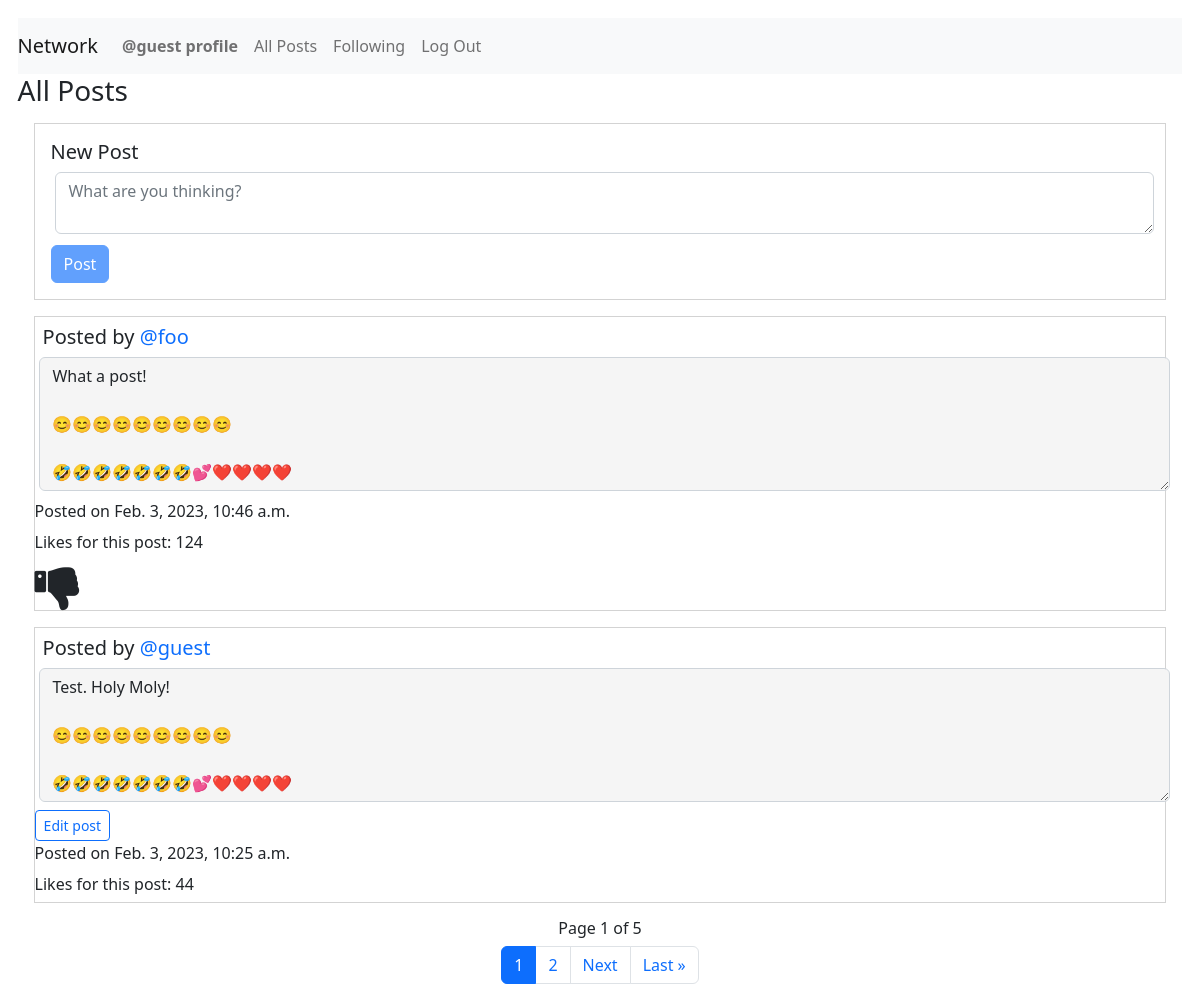
Page /allPosts (signed in) on the earlier database version.
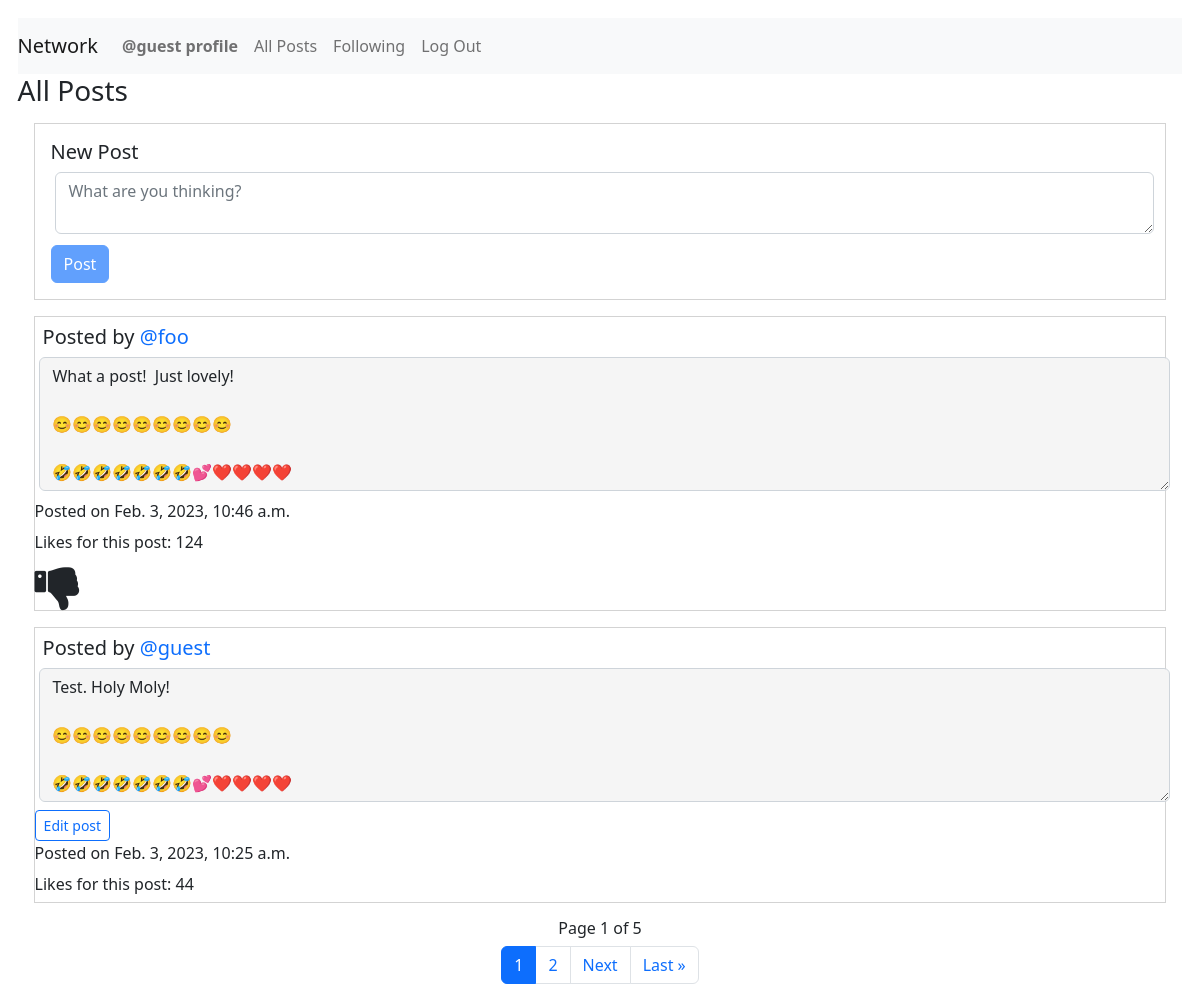
Same page on the later database version.
### network/models.py (models this page shows, shortened)
class Posts(models.Model):
    creator = models.ForeignKey(
        User, on_delete=models.PROTECT, related_name="get_creator", blank=False)
    content = models.TextField(max_length=600)
    createdDate = models.DateTimeField(auto_now_add=True)
    likedUser = models.ManyToManyField(
        User, related_name="get_liked_users", blank=True)
    numberLikes = models.PositiveIntegerField(blank=True, default=0)

class User(AbstractUser):
    pass
    def __str__(self) -> str:
        return f"User Name: {self.username} - User ID: {self.id}"

### network/views.py (the view)
# urls.py: path("allPosts", views.djangoAllPosts, name="djangoAllPosts"),
@login_required
def djangoAllPosts(request):
    print("In DjangoAllPosts")
    user = request.user
    userLoggedIn = request.user.username
    user_id = request.user.id
    userName = User.objects.get(id=user_id)
    print(userName)
    print(user)
    print(userLoggedIn)
    postings = Posts.objects.filter().order_by('-createdDate')
    postsPagination = postings
    paginator = Paginator(postsPagination, 2)
    page_number = request.GET.get('page', '1')
    page_obj = paginator.get_page(page_number)
    likeList = returnlikeList(request)
    return render(request, "network/allPosts.html", {"page_obj": page_obj, "postings": postings, "likeList": likeList})

### network/views.py (called while the page is built)
def returnlikeList(request):
    user_id = request.user.id
    likedUser = Posts.objects.filter(likedUser=user_id)
    print(likedUser)
    likeList = []
    for like in likedUser:
        currentObject = User.objects.get(id=user_id)
        print(currentObject.id)
        print(like.id)
        likeList.append(like.id)
    return likeList

### network/templates/network/allPosts.html (shortened to what this page needs)
{% extends "network/layout.html" %}
{% load static %}
{% block body %}
<div id="post-view">
    <h3>All Posts</h3>
    <div id="posty">
        <form id="post-form" action="{% url 'saveDjangoNewPost' %}" method="post">
            <h5>New Post</h5>
            <textarea class="form-control" id="post-body" placeholder="What are you thinking?" name="postContent"
                onkeyup="disableNewPostButton()"></textarea>
            <input type="submit" id="post-button" class="btn btn-primary" value="Post" />
        </form>
    </div>
    {% for post in page_obj %}
    <div id="allPostings">
        <div class="post{{forloop.counter0}}">
            <h5 class="creator">Posted by <a
                    href="{% url 'getProfile' post.creator.username %}">{{post.creator.username}}</a></h5><textarea
                class="form-control content{{forloop.counter0}}" id="readonlyContent{{forloop.counter0}}" rows="5"
                readonly="true">{{post.content}}</textarea>
            {% if post.creator.username == user.username %}
            <button class="btn btn-sm btn-outline-primary edit{{forloop.counter0}}" id="editButton{{forloop.counter0}}"
                onclick="editPost('{{post.id}}')">Edit post</button>
            {% endif %}
            <p class="timestamp{{forloop.counter0}}">Posted on {{post.createdDate}}</p>
            <p id="numberLikes{{forloop.counter0}}" class="numberLikes{{forloop.counter0}}">Likes for this post:
                {{post.numberLikes}}</p>
            {% if post.id in likeList and post.creator.username != user.username %}
            <i class="fa fa-thumbs-up {{forloop.counter0}}" id="thumbsUp{{forloop.counter0}}" aria-hidden="true"
                onclick="likePost('{{post.id}}', '{{post.creator.username}}', '{{user.username}}')"></i>
            {% elif post.id not in likeList and post.creator.username != user.username %}
            <i class="fa fa-thumbs-down {{forloop.counter0}}" id="thumbsDown{{forloop.counter0}}" aria-hidden="true"
                onclick="likePost('{{post.id}}', '{{post.creator.username}}', '{{user.username}}')"></i>
            {% endif %}
        </div>
    </div>
    {% endfor %}
</div>
<nav aria-label="Page navigation">
    <div class="Djangopagination">
        <h6 class="paginationNumberPages"> Page {{ page_obj.number }} of {{ page_obj.paginator.num_pages }}</h6>
        <ul class="pagination justify-content-center">
            <li class="page-item active" aria-current="page"><a class="page-link" href="?page={{ page_obj.number }}">{{ page_obj.number }}</a></li>
            {% if page_obj.has_next %}
            <li class="page-item"><a class="page-link" href="?page={{ page_obj.next_page_number }}">{{ page_obj.next_page_number }}</a></li>
            {% endif %}
            {% if page_obj.has_next %}
            <li class="page-item"><a class="page-link" href="?page={{ page_obj.next_page_number }}">Next</a></li>
                 <li class="page-item"><a class="page-link" href="?page={{ page_obj.paginator.num_pages }}">Last &raquo;</a></li>
            {% endif %}
        </ul>
    </div>
</nav>
{% endblock %}

Differences in the rows shown:
changed Posts "@foo": content "What a post! 😊😊😊😊😊😊😊😊😊 🤣🤣🤣🤣🤣🤣🤣💕❤️❤️❤️❤️" → "What a post! Just lovely! 😊😊😊😊😊😊😊😊😊 🤣🤣🤣🤣🤣🤣🤣💕❤️❤️❤️❤️"
